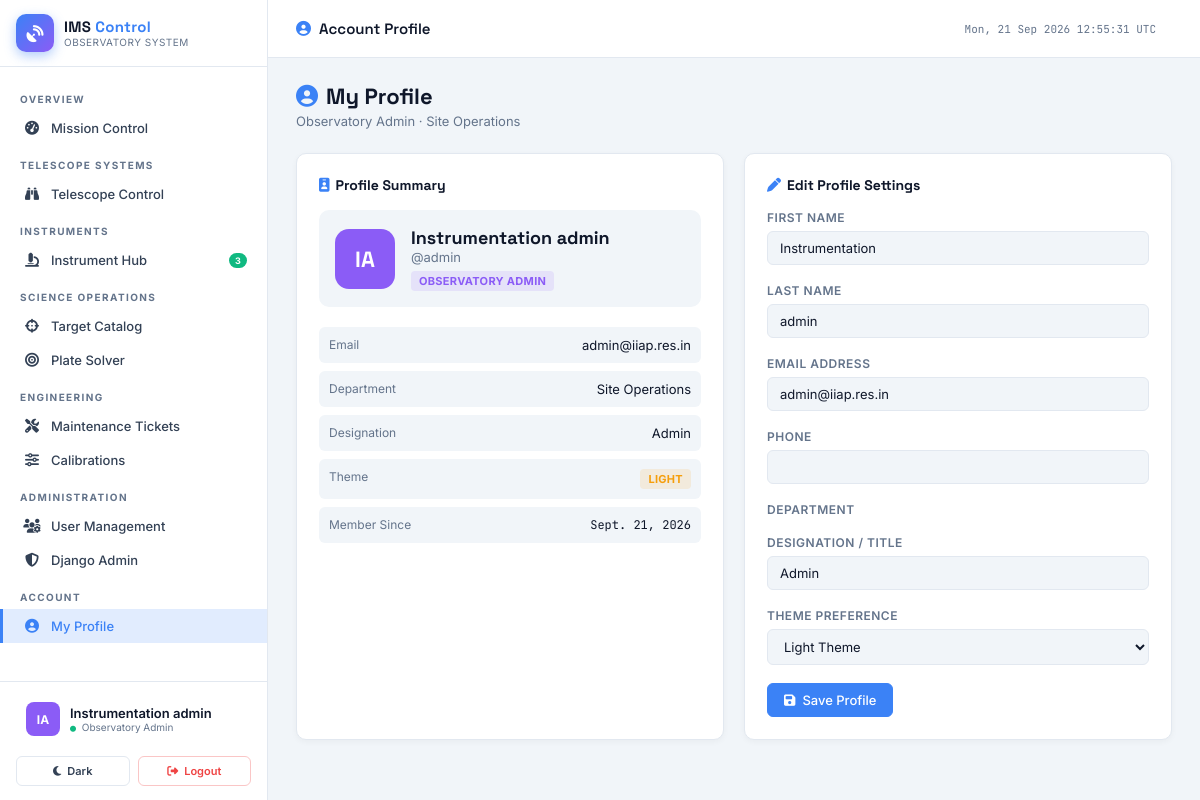
The page /accounts/profile/ (signed in) on the database its author committed.
### accounts/models.py (models this page shows, shortened)
class User(AbstractUser):
    ROLE_ADMIN = 'admin'
    ROLE_ENGINEER = 'engineer'
    ROLE_OBSERVER = 'observer'
    ROLE_CHOICES = [
        (ROLE_ADMIN, 'Observatory Admin'),
        (ROLE_ENGINEER, 'Instrument Engineer'),
        (ROLE_OBSERVER, 'Astronomical Observer'),
    ]
    DEPARTMENT_CHOICES = [
        ('optics', 'Optics & Instrumentation'),
        ('electronics', 'Control Electronics'),
        ('software', 'Software & Telemetry'),
        ('astronomy', 'Observational Astronomy'),
        ('operations', 'Site Operations'),
    ]
    role = models.CharField(
        max_length=20, choices=ROLE_CHOICES, default=ROLE_OBSERVER,
        help_text="Primary functional role in the observatory system."
    )
    department = models.CharField(
        max_length=30, choices=DEPARTMENT_CHOICES, default='astronomy'
    )
    designation = models.CharField(max_length=100, blank=True, help_text="Job title or academic rank.")
    phone = models.CharField(max_length=20, blank=True)
    avatar_color = models.CharField(max_length=7, default="#4f8ef7")
    theme_preference = models.CharField(
        max_length=10,
        choices=[('dark', 'Dark Observatory Theme'), ('light', 'Light Theme')],
        default='dark'
    )
    assigned_telescopes = models.ManyToManyField(
        'telescopes.Telescope',
        blank=True,
        related_name='assigned_observers',
        help_text="Telescopes this observer is authorized to view and control."
    )
    created_at = models.DateTimeField(auto_now_add=True)
    updated_at = models.DateTimeField(auto_now=True)
    class Meta:
        verbose_name = "User"
        verbose_name_plural = "Users"
        ordering = ["username"]
    @property
    def is_admin(self):
        return self.role == self.ROLE_ADMIN or self.is_superuser
    @property
    def display_name(self):
        return self.get_full_name() or self.username
    @property
    def initials(self):
        name = self.get_full_name()
        if name:
            parts = name.split()
            return "".join(p[0].upper() for p in parts[:2])
        return self.username[:2].upper()

### accounts/views.py (the view)
# urls.py: path('profile/', views.profile_view, name='profile'),
@login_required
def profile_view(request):
    if request.method == 'POST':
        form = UserProfileForm(request.POST, instance=request.user)
        if form.is_valid():
            form.save()
            messages.success(request, "Your profile settings have been updated.")
            return redirect('accounts:profile')
    else:
        form = UserProfileForm(instance=request.user)
    return render(request, 'accounts/profile.html', {'form': form, 'user_obj': request.user})

### accounts/forms.py
class UserProfileForm(forms.ModelForm):
    class Meta:
        model = User
        fields = ('first_name', 'last_name', 'email', 'phone', 'designation', 'theme_preference')
        widgets = {
            'first_name': forms.TextInput(attrs={'class': 'form-control'}),
            'last_name': forms.TextInput(attrs={'class': 'form-control'}),
            'email': forms.EmailInput(attrs={'class': 'form-control'}),
            'phone': forms.TextInput(attrs={'class': 'form-control'}),
            'designation': forms.TextInput(attrs={'class': 'form-control'}),
            'theme_preference': forms.Select(attrs={'class': 'form-select'}),
        }

### core/context_processors.py (called while the page is built)
def observatory_context(request):
    context = {}
    if request.user.is_authenticated:
        context['total_telescopes'] = Telescope.objects.count()
        context['online_telescopes'] = Telescope.objects.filter(status='online').count()
        context['total_instruments'] = Instrument.objects.count()
        context['online_instruments'] = Instrument.objects.filter(status='online').count()
        context['open_tickets'] = MaintenanceTicket.objects.filter(status='open').count()
        context['critical_tickets'] = MaintenanceTicket.objects.filter(status='open', severity='critical').count()
    return context

### templates/accounts/profile.html (shortened to what this page needs)
{% extends 'base.html' %}
{% block nav_profile %}active{% endblock %}
{% block topbar_title %}<i class="fas fa-circle-user" style="color:var(--accent);margin-right:8px;"></i>Account Profile{% endblock %}
{% block content %}
<div class="page-header">
    <div>
        <h1 class="page-title"><i class="fas fa-circle-user"></i>My Profile</h1>
        <p class="page-subtitle">{{ user.get_role_display }} · {{ user.get_department_display }}</p>
    </div>
</div>
<div class="grid grid-2" style="gap:20px;">
    <div class="card">
        <div class="card-header"><div class="card-title"><i class="fas fa-id-badge"></i>Profile Summary</div></div>
        <div style="display:flex;align-items:center;gap:16px;margin-bottom:20px;padding:16px;background:var(--bg-primary);border-radius:var(--radius);">
            <div style="width:60px;height:60px;border-radius:14px;background:{{ user.avatar_color }};display:flex;align-items:center;justify-content:center;font-size:22px;font-weight:800;color:#fff;font-family:'Space Grotesk',sans-serif;flex-shrink:0;">
                {{ user.initials }}
            </div>
            <div>
                <div style="font-family:'Space Grotesk',sans-serif;font-size:18px;font-weight:700;color:var(--text-primary);">{{ user.display_name }}</div>
                <div style="font-size:13px;color:var(--text-muted);">@{{ user.username }}</div>
                <div style="margin-top:6px;">
                    <span class="badge {% if user.role == 'admin' %}badge-purple{% elif user.role == 'engineer' %}badge-cyan{% else %}badge-blue{% endif %}">{{ user.get_role_display }}</span>
                </div>
            </div>
        </div>
        <div style="display:flex;flex-direction:column;gap:8px;">
            <div style="display:flex;justify-content:space-between;padding:10px;background:var(--bg-primary);border-radius:var(--radius-sm);">
                <span style="font-size:12px;color:var(--text-muted);">Email</span>
                <span style="font-size:13px;color:var(--text-primary);">{{ user.email|default:"Not set" }}</span>
            </div>
            <div style="display:flex;justify-content:space-between;padding:10px;background:var(--bg-primary);border-radius:var(--radius-sm);">
                <span style="font-size:12px;color:var(--text-muted);">Department</span>
                <span style="font-size:13px;color:var(--text-primary);">{{ user.get_department_display }}</span>
            </div>
            <div style="display:flex;justify-content:space-between;padding:10px;background:var(--bg-primary);border-radius:var(--radius-sm);">
                <span style="font-size:12px;color:var(--text-muted);">Designation</span>
                <span style="font-size:13px;color:var(--text-primary);">{{ user.designation|default:"Not set" }}</span>
            </div>
            <div style="display:flex;justify-content:space-between;padding:10px;background:var(--bg-primary);border-radius:var(--radius-sm);">
                <span style="font-size:12px;color:var(--text-muted);">Theme</span>
                <span class="badge {% if user.theme_preference == 'dark' %}badge-purple{% else %}badge-yellow{% endif %}">{{ user.theme_preference|title }}</span>
            </div>
            <div style="display:flex;justify-content:space-between;padding:10px;background:var(--bg-primary);border-radius:var(--radius-sm);">
                <span style="font-size:12px;color:var(--text-muted);">Member Since</span>
                <span class="mono" style="font-size:12px;color:var(--text-primary);">{{ user.date_joined|date:"N j, Y" }}</span>
            </div>
        </div>
    </div>
    <div class="card">
        <div class="card-header"><div class="card-title"><i class="fas fa-pen"></i>Edit Profile Settings</div></div>
        <form method="post">
            <div class="form-group"><label class="form-label">First Name</label>{{ form.first_name }}</div>
            <div class="form-group"><label class="form-label">Last Name</label>{{ form.last_name }}</div>
            <div class="form-group"><label class="form-label">Email Address</label>{{ form.email }}</div>
            <div class="form-group"><label class="form-label">Phone</label>{{ form.phone }}</div>
            <div class="form-group"><label class="form-label">Department</label>{{ form.department }}</div>
            <div class="form-group"><label class="form-label">Designation / Title</label>{{ form.designation }}</div>
            <div class="form-group"><label class="form-label">Theme Preference</label>{{ form.theme_preference }}</div>
            <button type="submit" class="btn btn-primary"><i class="fas fa-save"></i> Save Profile</button>
        </form>
    </div>
</div>
{% endblock %}

### templates/base.html (shortened to what this page needs)
<!DOCTYPE html>
<html lang="en" data-theme="{% if user.is_authenticated %}{{ user.theme_preference|default:'dark' }}{% else %}dark{% endif %}">
<head>
    {% load static %}
    <link rel="stylesheet" href="https://cdnjs.cloudflare.com/ajax/libs/font-awesome/6.5.0/css/all.min.css">
</head>
<body>
<nav class="sidebar">
    <div class="sidebar-logo">
        <a href="{% url 'core:dashboard' %}" class="logo-mark">
            <div class="logo-icon"><i class="fas fa-satellite-dish"></i></div>
            <div class="logo-text-block">
                <div class="logo-title">IMS <span>Control</span></div>
                <div class="logo-sub">Observatory System</div>
            </div>
        </a>
    </div>
    <nav class="sidebar-nav">
        <div class="nav-section-label">Overview</div>
        <a href="{% url 'core:dashboard' %}" class="nav-item {% block nav_dashboard %}{% endblock %}">
            <i class="fas fa-gauge-high"></i> Mission Control
        </a>
        <div class="nav-section-label">Telescope Systems</div>
        <a href="{% url 'telescopes:telescope_list' %}" class="nav-item {% block nav_telescopes %}{% endblock %}">
            <i class="fas fa-binoculars"></i> Telescope Control
        </a>
        <div class="nav-section-label">Instruments</div>
        <a href="{% url 'instruments:instrument_list' %}" class="nav-item {% block nav_instruments %}{% endblock %}">
            <i class="fas fa-microscope"></i> Instrument Hub
            {% if online_instruments %}<span class="nav-badge green">{{ online_instruments }}</span>{% endif %}
        </a>
        <div class="nav-section-label">Science Operations</div>
        <a href="{% url 'observations:target_list' %}" class="nav-item {% block nav_targets %}{% endblock %}">
            <i class="fas fa-crosshairs"></i> Target Catalog
        </a>
        <a href="{% url 'platesolver:index' %}" class="nav-item {% block nav_platesolver %}{% endblock %}">
            <i class="fas fa-bullseye"></i> Plate Solver
        </a>
        <div class="nav-section-label">Engineering</div>
        <a href="{% url 'maintenance:ticket_list' %}" class="nav-item {% block nav_tickets %}{% endblock %}">
            <i class="fas fa-screwdriver-wrench"></i> Maintenance Tickets
        </a>
        <a href="{% url 'maintenance:calibration_list' %}" class="nav-item {% block nav_calibrations %}{% endblock %}">
            <i class="fas fa-sliders"></i> Calibrations
        </a>
        {% if user.is_admin %}
        <div class="nav-section-label">Administration</div>
        <a href="{% url 'accounts:user_list' %}" class="nav-item {% block nav_users %}{% endblock %}">
            <i class="fas fa-users-cog"></i> User Management
        </a>
        <a href="/admin/" class="nav-item" target="_blank">
            <i class="fas fa-shield-halved"></i> Django Admin
        </a>
        {% endif %}
        <div class="nav-section-label">Account</div>
        <a href="{% url 'accounts:profile' %}" class="nav-item {% block nav_profile %}{% endblock %}">
            <i class="fas fa-circle-user"></i> My Profile
        </a>
    </nav>
    <div class="sidebar-user">
        <div class="user-card">
            <div class="user-avatar" style="background: {{ user.avatar_color|default:'#3b82f6' }}">
                {{ user.initials }}
            </div>
            <div style="flex:1; min-width:0;">
                <div class="user-name">{{ user.display_name }}</div>
                <div class="user-role-badge">
                    <i class="fas fa-circle" style="font-size:6px; color:var(--green); margin-right:3px;"></i>
                    {{ user.get_role_display }}
                </div>
            </div>
        </div>
    </div>
    <div class="sidebar-actions">
        <a href="{% url 'accounts:toggle_theme' %}" class="btn-sidebar-action btn-theme" title="Toggle Theme">
            <i class="fas {% if user.theme_preference == 'dark' %}fa-sun{% else %}fa-moon{% endif %}"></i>
            <span>{% if user.theme_preference == 'dark' %}Light{% else %}Dark{% endif %}</span>
        </a>
        <a href="{% url 'accounts:logout' %}" class="btn-sidebar-action btn-logout">
            <i class="fas fa-right-from-bracket"></i>
            <span>Logout</span>
        </a>
    </div>
</nav>
<div class="main-content">
    <header class="topbar">
        <div class="topbar-title">{% block topbar_title %}Instrument Management System{% endblock %}</div>
        <div class="topbar-meta" id="live-clock">Loading…</div>
    </header>
    <main class="page-body">
        {% block content %}{% endblock %}
    </main>
</div>
</body>
</html>

### rows shown on the page
User: initials "IA", display_name "Instrumentation admin", role "Observatory Admin", department "Site Operations", username "admin", role "OBSERVATORY ADMIN", email "admin@iiap.res.in", designation "Admin", theme_preference "LIGHT", date_joined "Sept. 21, 2026", first_name "Instrumentation", last_name "admin", theme_preference "Light Theme"

### other values the page prints
{{ online_instruments }} "3"
